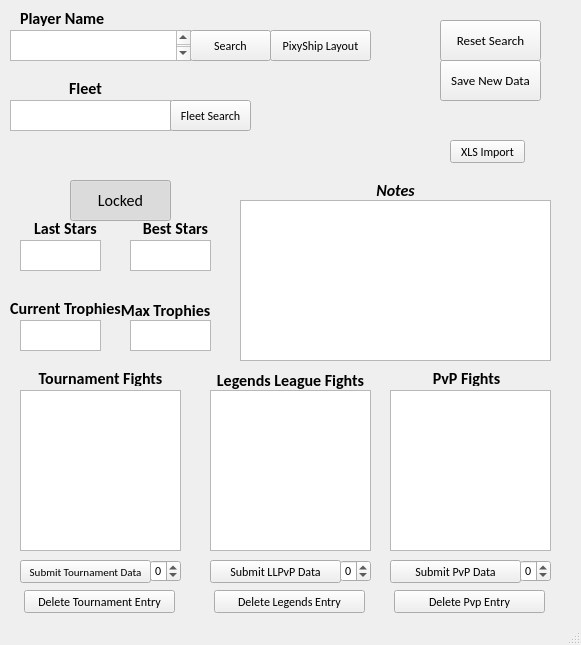
<?xml version="1.0" encoding="UTF-8"?>
<ui version="4.0">
 <class>MainWindow</class>
 <widget class="QMainWindow" name="MainWindow">
  <property name="geometry">
   <rect>
    <x>0</x>
    <y>0</y>
    <width>581</width>
    <height>645</height>
   </rect>
  </property>
  <property name="font">
   <font>
    <family>Calibri</family>
   </font>
  </property>
  <property name="windowTitle">
   <string>Pixel Starships Target Tracking Tool</string>
  </property>
  <property name="statusTip">
   <string notr="true"/>
  </property>
  <widget class="QWidget" name="centralwidget">
   <widget class="QLabel" name="fleetNameLabel">
    <property name="geometry">
     <rect>
      <x>40</x>
      <y>80</y>
      <width>91</width>
      <height>16</height>
     </rect>
    </property>
    <property name="font">
     <font>
      <family>Calibri</family>
      <pointsize>12</pointsize>
      <weight>75</weight>
      <italic>false</italic>
      <bold>true</bold>
     </font>
    </property>
    <property name="text">
     <string>Fleet</string>
    </property>
    <property name="alignment">
     <set>Qt::AlignCenter</set>
    </property>
   </widget>
   <widget class="QTextBrowser" name="bestStars">
    <property name="geometry">
     <rect>
      <x>130</x>
      <y>240</y>
      <width>81</width>
      <height>31</height>
     </rect>
    </property>
    <property name="tabChangesFocus">
     <bool>true</bool>
    </property>
   </widget>
   <widget class="QLabel" name="maxTrophiesLabel">
    <property name="geometry">
     <rect>
      <x>100</x>
      <y>300</y>
      <width>131</width>
      <height>20</height>
     </rect>
    </property>
    <property name="font">
     <font>
      <family>Calibri</family>
      <pointsize>12</pointsize>
      <weight>75</weight>
      <italic>false</italic>
      <bold>true</bold>
     </font>
    </property>
    <property name="text">
     <string>Max Trophies</string>
    </property>
    <property name="alignment">
     <set>Qt::AlignCenter</set>
    </property>
   </widget>
   <widget class="QLabel" name="label">
    <property name="geometry">
     <rect>
      <x>20</x>
      <y>10</y>
      <width>91</width>
      <height>16</height>
     </rect>
    </property>
    <property name="font">
     <font>
      <family>Calibri</family>
      <pointsize>12</pointsize>
      <weight>75</weight>
      <italic>false</italic>
      <bold>true</bold>
     </font>
    </property>
    <property name="text">
     <string>Player Name</string>
    </property>
   </widget>
   <widget class="QLabel" name="tournamentFightsLabel">
    <property name="geometry">
     <rect>
      <x>20</x>
      <y>370</y>
      <width>161</width>
      <height>16</height>
     </rect>
    </property>
    <property name="font">
     <font>
      <family>Calibri</family>
      <pointsize>12</pointsize>
      <weight>75</weight>
      <italic>false</italic>
      <bold>true</bold>
     </font>
    </property>
    <property name="text">
     <string>Tournament Fights</string>
    </property>
    <property name="alignment">
     <set>Qt::AlignCenter</set>
    </property>
   </widget>
   <widget class="QTextBrowser" name="lastStars">
    <property name="geometry">
     <rect>
      <x>20</x>
      <y>240</y>
      <width>81</width>
      <height>31</height>
     </rect>
    </property>
    <property name="tabChangesFocus">
     <bool>true</bool>
    </property>
   </widget>
   <widget class="QPushButton" name="pvpSubmit">
    <property name="geometry">
     <rect>
      <x>390</x>
      <y>560</y>
      <width>131</width>
      <height>23</height>
     </rect>
    </property>
    <property name="text">
     <string>Submit PvP Data</string>
    </property>
   </widget>
   <widget class="QSpinBox" name="starCount">
    <property name="geometry">
     <rect>
      <x>150</x>
      <y>560</y>
      <width>31</width>
      <height>22</height>
     </rect>
    </property>
    <property name="minimum">
     <number>-40</number>
    </property>
    <property name="maximum">
     <number>40</number>
    </property>
   </widget>
   <widget class="QLabel" name="starsLastTournamentLabel">
    <property name="geometry">
     <rect>
      <x>-10</x>
      <y>220</y>
      <width>151</width>
      <height>16</height>
     </rect>
    </property>
    <property name="font">
     <font>
      <family>Calibri</family>
      <pointsize>12</pointsize>
      <weight>75</weight>
      <italic>false</italic>
      <bold>true</bold>
     </font>
    </property>
    <property name="text">
     <string>Last Stars</string>
    </property>
    <property name="alignment">
     <set>Qt::AlignCenter</set>
    </property>
   </widget>
   <widget class="QTextEdit" name="playerNotes">
    <property name="geometry">
     <rect>
      <x>240</x>
      <y>200</y>
      <width>311</width>
      <height>161</height>
     </rect>
    </property>
    <property name="tabChangesFocus">
     <bool>true</bool>
    </property>
   </widget>
   <widget class="QSpinBox" name="trophyCount">
    <property name="geometry">
     <rect>
      <x>520</x>
      <y>560</y>
      <width>31</width>
      <height>22</height>
     </rect>
    </property>
    <property name="minimum">
     <number>-40</number>
    </property>
    <property name="maximum">
     <number>40</number>
    </property>
   </widget>
   <widget class="QTextBrowser" name="maxTrophies">
    <property name="geometry">
     <rect>
      <x>130</x>
      <y>320</y>
      <width>81</width>
      <height>31</height>
     </rect>
    </property>
    <property name="tabChangesFocus">
     <bool>true</bool>
    </property>
   </widget>
   <widget class="QPushButton" name="searchButton">
    <property name="geometry">
     <rect>
      <x>190</x>
      <y>30</y>
      <width>81</width>
      <height>31</height>
     </rect>
    </property>
    <property name="text">
     <string>Search</string>
    </property>
   </widget>
   <widget class="QLabel" name="bestStarsLabel">
    <property name="geometry">
     <rect>
      <x>100</x>
      <y>220</y>
      <width>151</width>
      <height>16</height>
     </rect>
    </property>
    <property name="font">
     <font>
      <family>Calibri</family>
      <pointsize>12</pointsize>
      <weight>75</weight>
      <italic>false</italic>
      <bold>true</bold>
     </font>
    </property>
    <property name="text">
     <string>Best Stars</string>
    </property>
    <property name="alignment">
     <set>Qt::AlignCenter</set>
    </property>
   </widget>
   <widget class="QPushButton" name="legendsSubmit">
    <property name="geometry">
     <rect>
      <x>210</x>
      <y>560</y>
      <width>131</width>
      <height>23</height>
     </rect>
    </property>
    <property name="text">
     <string>Submit LLPvP Data</string>
    </property>
   </widget>
   <widget class="QSpinBox" name="legendTrophyCount">
    <property name="geometry">
     <rect>
      <x>340</x>
      <y>560</y>
      <width>31</width>
      <height>22</height>
     </rect>
    </property>
    <property name="minimum">
     <number>-40</number>
    </property>
    <property name="maximum">
     <number>40</number>
    </property>
   </widget>
   <widget class="QLabel" name="currentTrophiesLabel">
    <property name="geometry">
     <rect>
      <x>-10</x>
      <y>300</y>
      <width>151</width>
      <height>16</height>
     </rect>
    </property>
    <property name="font">
     <font>
      <family>Calibri</family>
      <pointsize>12</pointsize>
      <weight>75</weight>
      <italic>false</italic>
      <bold>true</bold>
     </font>
    </property>
    <property name="text">
     <string>Current Trophies</string>
    </property>
    <property name="alignment">
     <set>Qt::AlignCenter</set>
    </property>
   </widget>
   <widget class="QLabel" name="playerNotesLabel">
    <property name="geometry">
     <rect>
      <x>240</x>
      <y>180</y>
      <width>311</width>
      <height>20</height>
     </rect>
    </property>
    <property name="font">
     <font>
      <family>Calibri</family>
      <pointsize>12</pointsize>
      <weight>75</weight>
      <italic>true</italic>
      <bold>true</bold>
     </font>
    </property>
    <property name="text">
     <string>Notes</string>
    </property>
    <property name="alignment">
     <set>Qt::AlignCenter</set>
    </property>
   </widget>
   <widget class="QPlainTextEdit" name="playerNameSearchBox">
    <property name="geometry">
     <rect>
      <x>10</x>
      <y>30</y>
      <width>181</width>
      <height>31</height>
     </rect>
    </property>
    <property name="font">
     <font>
      <family>Calibri</family>
      <pointsize>12</pointsize>
     </font>
    </property>
    <property name="cursor" stdset="0">
     <cursorShape>IBeamCursor</cursorShape>
    </property>
    <property name="inputMethodHints">
     <set>Qt::ImhNone</set>
    </property>
    <property name="tabChangesFocus">
     <bool>true</bool>
    </property>
   </widget>
   <widget class="QToolButton" name="lockUnlockButton">
    <property name="geometry">
     <rect>
      <x>70</x>
      <y>180</y>
      <width>101</width>
      <height>41</height>
     </rect>
    </property>
    <property name="font">
     <font>
      <family>Calibri</family>
      <pointsize>12</pointsize>
     </font>
    </property>
    <property name="text">
     <string>Locked</string>
    </property>
    <property name="checkable">
     <bool>true</bool>
    </property>
    <property name="checked">
     <bool>true</bool>
    </property>
   </widget>
   <widget class="QPushButton" name="tournamentSubmit">
    <property name="geometry">
     <rect>
      <x>20</x>
      <y>560</y>
      <width>131</width>
      <height>23</height>
     </rect>
    </property>
    <property name="font">
     <font>
      <pointsize>8</pointsize>
     </font>
    </property>
    <property name="text">
     <string>Submit Tournament Data</string>
    </property>
   </widget>
   <widget class="QTextBrowser" name="currentTrophies">
    <property name="geometry">
     <rect>
      <x>20</x>
      <y>320</y>
      <width>81</width>
      <height>31</height>
     </rect>
    </property>
    <property name="tabChangesFocus">
     <bool>true</bool>
    </property>
   </widget>
   <widget class="QLabel" name="legendsFightsLabel">
    <property name="geometry">
     <rect>
      <x>210</x>
      <y>370</y>
      <width>161</width>
      <height>20</height>
     </rect>
    </property>
    <property name="font">
     <font>
      <family>Calibri</family>
      <pointsize>12</pointsize>
      <weight>75</weight>
      <italic>false</italic>
      <bold>true</bold>
     </font>
    </property>
    <property name="text">
     <string>Legends League Fights</string>
    </property>
    <property name="alignment">
     <set>Qt::AlignCenter</set>
    </property>
   </widget>
   <widget class="QLabel" name="pvpFightsLabel">
    <property name="geometry">
     <rect>
      <x>386</x>
      <y>370</y>
      <width>161</width>
      <height>16</height>
     </rect>
    </property>
    <property name="font">
     <font>
      <family>Calibri</family>
      <pointsize>12</pointsize>
      <weight>75</weight>
      <italic>false</italic>
      <bold>true</bold>
     </font>
    </property>
    <property name="text">
     <string>PvP Fights</string>
    </property>
    <property name="alignment">
     <set>Qt::AlignCenter</set>
    </property>
   </widget>
   <widget class="QPlainTextEdit" name="fleetName">
    <property name="geometry">
     <rect>
      <x>10</x>
      <y>100</y>
      <width>161</width>
      <height>31</height>
     </rect>
    </property>
    <property name="inputMethodHints">
     <set>Qt::ImhNone</set>
    </property>
    <property name="tabChangesFocus">
     <bool>true</bool>
    </property>
    <property name="readOnly">
     <bool>false</bool>
    </property>
   </widget>
   <widget class="QPushButton" name="saveNewData">
    <property name="geometry">
     <rect>
      <x>440</x>
      <y>60</y>
      <width>101</width>
      <height>41</height>
     </rect>
    </property>
    <property name="font">
     <font>
      <family>Calibri</family>
      <pointsize>10</pointsize>
     </font>
    </property>
    <property name="text">
     <string>Save New Data</string>
    </property>
   </widget>
   <widget class="QTableView" name="tournyTable">
    <property name="geometry">
     <rect>
      <x>20</x>
      <y>390</y>
      <width>161</width>
      <height>161</height>
     </rect>
    </property>
   </widget>
   <widget class="QTableView" name="legendsTable">
    <property name="geometry">
     <rect>
      <x>210</x>
      <y>390</y>
      <width>161</width>
      <height>161</height>
     </rect>
    </property>
   </widget>
   <widget class="QTableView" name="pvpTable">
    <property name="geometry">
     <rect>
      <x>390</x>
      <y>390</y>
      <width>161</width>
      <height>161</height>
     </rect>
    </property>
    <property name="alternatingRowColors">
     <bool>true</bool>
    </property>
    <property name="wordWrap">
     <bool>false</bool>
    </property>
   </widget>
   <widget class="QPushButton" name="resetButton">
    <property name="geometry">
     <rect>
      <x>440</x>
      <y>20</y>
      <width>101</width>
      <height>41</height>
     </rect>
    </property>
    <property name="font">
     <font>
      <family>Calibri</family>
      <pointsize>10</pointsize>
     </font>
    </property>
    <property name="text">
     <string>Reset Search</string>
    </property>
   </widget>
   <widget class="QPushButton" name="pixyshipLayoutButton">
    <property name="geometry">
     <rect>
      <x>270</x>
      <y>30</y>
      <width>101</width>
      <height>31</height>
     </rect>
    </property>
    <property name="text">
     <string>PixyShip Layout</string>
    </property>
   </widget>
   <widget class="QPushButton" name="importButton">
    <property name="geometry">
     <rect>
      <x>450</x>
      <y>140</y>
      <width>75</width>
      <height>23</height>
     </rect>
    </property>
    <property name="text">
     <string>XLS Import</string>
    </property>
   </widget>
   <widget class="QPushButton" name="fleetSearchButton">
    <property name="geometry">
     <rect>
      <x>170</x>
      <y>100</y>
      <width>81</width>
      <height>31</height>
     </rect>
    </property>
    <property name="text">
     <string>Fleet Search</string>
    </property>
   </widget>
   <widget class="QPushButton" name="delTournyButton">
    <property name="geometry">
     <rect>
      <x>24</x>
      <y>590</y>
      <width>151</width>
      <height>23</height>
     </rect>
    </property>
    <property name="text">
     <string>Delete Tournament Entry</string>
    </property>
   </widget>
   <widget class="QPushButton" name="delLegendsButton">
    <property name="geometry">
     <rect>
      <x>214</x>
      <y>590</y>
      <width>151</width>
      <height>23</height>
     </rect>
    </property>
    <property name="text">
     <string>Delete Legends Entry</string>
    </property>
   </widget>
   <widget class="QPushButton" name="delPVPButton">
    <property name="geometry">
     <rect>
      <x>394</x>
      <y>590</y>
      <width>151</width>
      <height>23</height>
     </rect>
    </property>
    <property name="text">
     <string>Delete Pvp Entry</string>
    </property>
   </widget>
  </widget>
  <widget class="QStatusBar" name="statusbar">
   <property name="sizeGripEnabled">
    <bool>true</bool>
   </property>
  </widget>
 </widget>
 <tabstops>
  <tabstop>playerNameSearchBox</tabstop>
  <tabstop>searchButton</tabstop>
  <tabstop>lockUnlockButton</tabstop>
  <tabstop>fleetName</tabstop>
  <tabstop>lastStars</tabstop>
  <tabstop>bestStars</tabstop>
  <tabstop>currentTrophies</tabstop>
  <tabstop>maxTrophies</tabstop>
  <tabstop>playerNotes</tabstop>
  <tabstop>starCount</tabstop>
  <tabstop>legendTrophyCount</tabstop>
  <tabstop>trophyCount</tabstop>
  <tabstop>tournamentSubmit</tabstop>
  <tabstop>legendsSubmit</tabstop>
  <tabstop>pvpSubmit</tabstop>
  <tabstop>tournyTable</tabstop>
  <tabstop>legendsTable</tabstop>
  <tabstop>pvpTable</tabstop>
  <tabstop>saveNewData</tabstop>
  <tabstop>resetButton</tabstop>
  <tabstop>pixyshipLayoutButton</tabstop>
  <tabstop>importButton</tabstop>
 </tabstops>
 <resources/>
 <connections/>
</ui>
